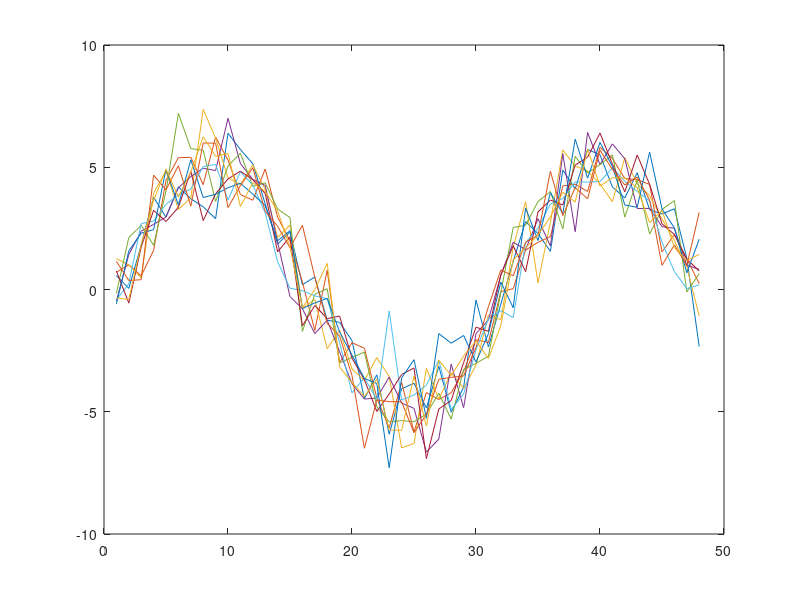
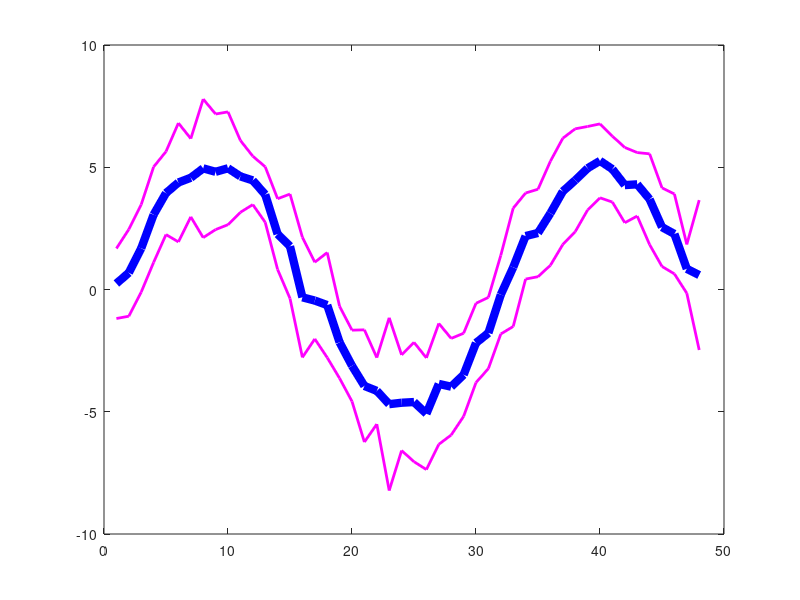
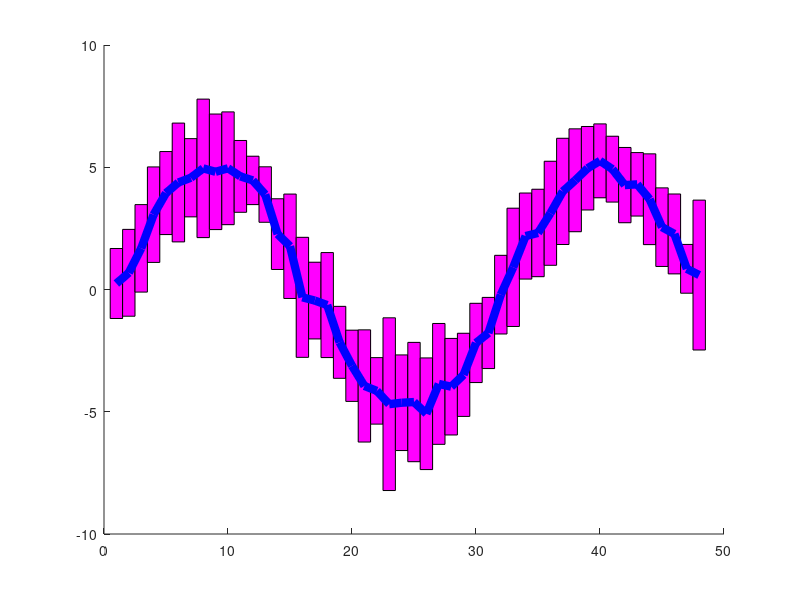
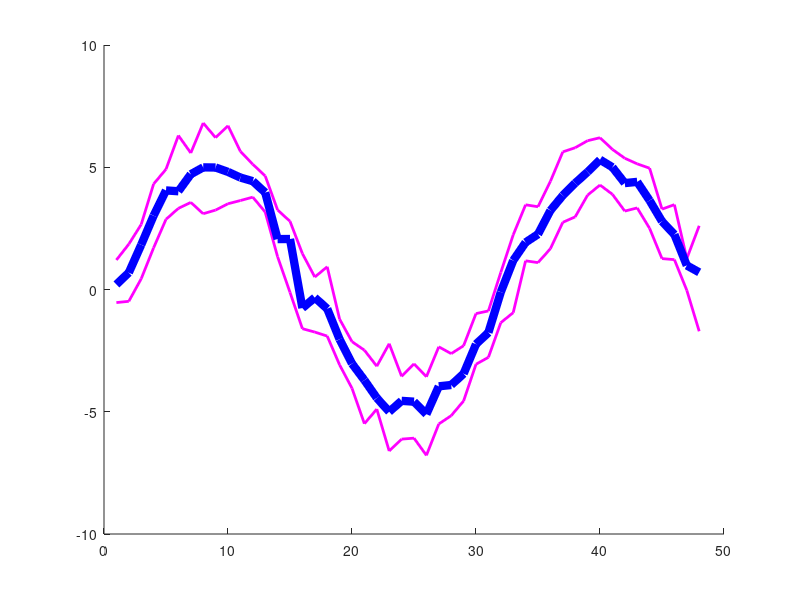

Here is the MATLAB script that generated these plots, in order:
% test of plotting
% Liya Ding

close all;

% data generate

t=0:0.2:3*pi;

Mean_x = 5*sin(t);

error_x = randn(10, numel(Mean_x));

Data_Input = error_x + repmat(Mean_x, [10,1]);

%% Calculate mean, std, median, percentiles

Data_Mean = mean(Data_Input,1);

Data_std = (std(Data_Input));

Data_Median = median(Data_Input);

Data_1q = (quantile(Data_Input,0.25))';
Data_3q = (quantile(Data_Input,0.75))';

Data_10p = (quantile(Data_Input,0.10))';
Data_90p = (quantile(Data_Input,0.90))';


%% Ploting

% Data
figure(1); plot(Data_Input');


% Mean with 2 times STD
figure(2);
plot(Data_Mean,'LineWidth',6,'color','b');

hold on;

plot(Data_Mean-2*Data_std,'LineWidth',2,'color','m');
plot(Data_Mean+2*Data_std,'LineWidth',2,'color','m');


% Mean with 2 STD with blocks
figure(3);

for i = 1 :  numel(Data_Mean)
    
    X = [i-0.5 i-0.5 i+0.5 i+0.5 i-0.5];
    Y = [Data_Mean(i)-2*Data_std(i) Data_Mean(i)+2*Data_std(i) ...
        Data_Mean(i)+2*Data_std(i) Data_Mean(i)-2*Data_std(i) ...
        Data_Mean(i)-2*Data_std(i)];   
    
    patch(X,Y,'m');
    hold on;
end

plot(Data_Mean,'LineWidth',6,'color','b');


% Median with percentiles 10%, 90%
figure(4);

hold on;

plot(Data_10p,'LineWidth',2,'color','m');
plot(Data_90p,'LineWidth',2,'color','m');

plot(Data_Median,'LineWidth',6,'color','b');


% Median with quaters, blocks
figure(5);

hold on;

for i = 1 :  numel(Data_Mean)
    
    X = [i-0.5 i-0.5 i+0.5 i+0.5 i-0.5];
    Y = [Data_1q(i) Data_3q(i) ...
        Data_3q(i) Data_1q(i) ...
        Data_1q(i)];
        
    patch(X,Y,'m');
    
end

plot(Data_Median,'LineWidth',6,'color','b');

% Median with percentiles, blocks
figure(6);

hold on;

for i = 1 :  numel(Data_Mean)
    
    X = [i-0.5 i-0.5 i+0.5 i+0.5 i-0.5];
    Y = [Data_10p(i) Data_90p(i) ...
        Data_90p(i) Data_10p(i) ...
        Data_10p(i)];
        
    patch(X,Y, [0.7 0.7 0.99]);
    
end

plot(Data_Median,'LineWidth',6,'color','b');

